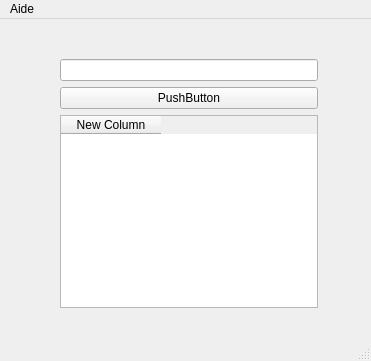
<?xml version="1.0" encoding="UTF-8"?>
<ui version="4.0">
 <class>MainWindow</class>
 <widget class="QMainWindow" name="MainWindow">
  <property name="geometry">
   <rect>
    <x>0</x>
    <y>0</y>
    <width>371</width>
    <height>361</height>
   </rect>
  </property>
  <property name="windowTitle">
   <string>MainWindow</string>
  </property>
  <widget class="QWidget" name="centralwidget">
   <widget class="QWidget" name="layoutWidget">
    <property name="geometry">
     <rect>
      <x>60</x>
      <y>40</y>
      <width>258</width>
      <height>249</height>
     </rect>
    </property>
    <layout class="QVBoxLayout" name="verticalLayout">
     <item>
      <widget class="QLineEdit" name="lineEdit"/>
     </item>
     <item>
      <widget class="QPushButton" name="pushButton">
       <property name="text">
        <string>PushButton</string>
       </property>
      </widget>
     </item>
     <item>
      <widget class="QTableWidget" name="tableWidget">
       <column>
        <property name="text">
         <string>New Column</string>
        </property>
       </column>
      </widget>
     </item>
    </layout>
   </widget>
  </widget>
  <widget class="QMenuBar" name="menubar">
   <property name="geometry">
    <rect>
     <x>0</x>
     <y>0</y>
     <width>371</width>
     <height>21</height>
    </rect>
   </property>
   <widget class="QMenu" name="menuAide">
    <property name="title">
     <string>Aide</string>
    </property>
    <addaction name="action_verifier_mise_jour"/>
   </widget>
   <addaction name="menuAide"/>
  </widget>
  <widget class="QStatusBar" name="statusbar"/>
  <action name="action_verifier_mise_jour">
   <property name="text">
    <string>Vérifier mise à jour</string>
   </property>
  </action>
 </widget>
 <resources/>
 <connections/>
</ui>
